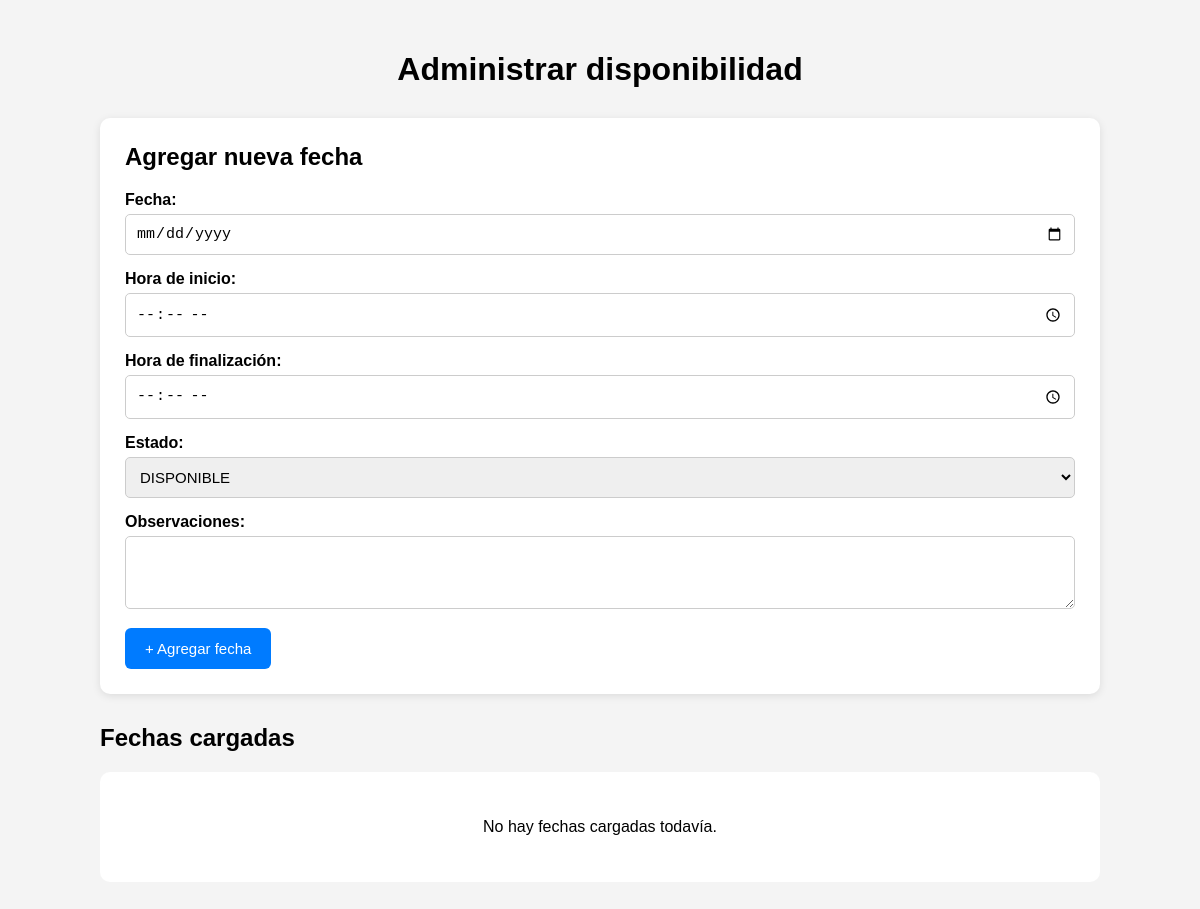
The app's page /admin_disponibilidad.php, older data.
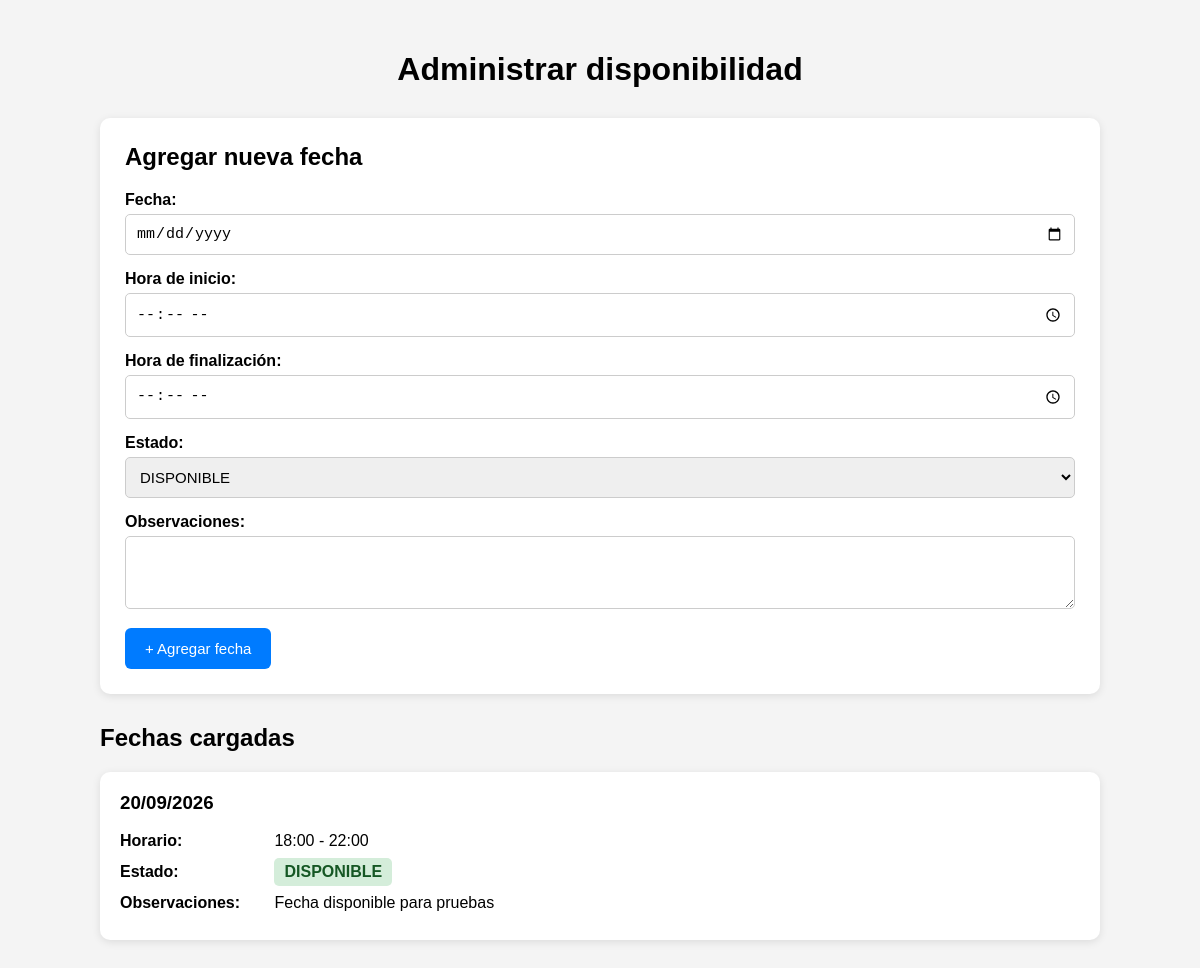
The same page, newer data.
### tables this page shows
CREATE TABLE `disponibilidad` (
  `id_disponibilidad` int NOT NULL AUTO_INCREMENT,
  `fecha` date NOT NULL,
  `hora_inicio` time NOT NULL,
  `hora_fin` time NOT NULL,
  `estado` varchar(30) NOT NULL,
  `observaciones` text,
  PRIMARY KEY (`id_disponibilidad`)
);

### admin_disponibilidad.php (the view, shortened to what this page needs)
<?php
include("conexion.php");
$sql = "SELECT
            id_disponibilidad,
            fecha,
            hora_inicio,
            hora_fin,
            estado,
            observaciones
        FROM disponibilidad
        ORDER BY fecha ASC, hora_inicio ASC";
$resultado = $conexion->query($sql);
?>
<!DOCTYPE html>
<html lang="es">
<head>
</head>
<body>
<div class="contenedor">
    <h1>Administrar disponibilidad</h1>
    <div class="formulario">
        <h2>Agregar nueva fecha</h2>
        <form action="guardar_disponibilidad.php" method="POST">
            <div class="campo">
                <label for="fecha">Fecha:</label>
                <input
                    type="date"
                    id="fecha"
                    name="fecha"
                    required
                >
            </div>
            <div class="campo">
                <label for="hora_inicio">Hora de inicio:</label>
                <input
                    type="time"
                    id="hora_inicio"
                    name="hora_inicio"
                    required
                >
            </div>
            <div class="campo">
                <label for="hora_fin">Hora de finalización:</label>
                <input
                    type="time"
                    id="hora_fin"
                    name="hora_fin"
                    required
                >
            </div>
            <div class="campo">
                <label for="estado">Estado:</label>
                <select
                    id="estado"
                    name="estado"
                    required
                >
                    <option value="DISPONIBLE">
                        DISPONIBLE
                    </option>
                </select>
            </div>
            <div class="campo">
                <label for="observaciones">
                    Observaciones:
                </label>
                <textarea
                    id="observaciones"
                    name="observaciones"
                    rows="3"
                ></textarea>
            </div>
            <button
                type="submit"
                class="boton"
            >
                + Agregar fecha
            </button>
        </form>
    </div>
    <h2>Fechas cargadas</h2>
    <?php if ($resultado->num_rows == 0): ?>
        <div class="sin-fechas">
            <p>
                No hay fechas cargadas todavía.
            </p>
        </div>
    <?php else: ?>
        <?php while ($fecha = $resultado->fetch_assoc()): ?>
            <div class="fecha">
                <h3>
                    <?php
                    echo date(
                        'd/m/Y',
                        strtotime($fecha['fecha'])
                    );
                    ?>
                </h3>
                <div class="dato">
                    <strong>Horario:</strong>
                    <?php
                    echo date(
                        'H:i',
                        strtotime($fecha['hora_inicio'])
                    );
                    ?>
                    -
                    <?php
                    echo date(
                        'H:i',
                        strtotime($fecha['hora_fin'])
                    );
                    ?>
                </div>
                <div class="dato">
                    <strong>Estado:</strong>
                    <?php if ($fecha['estado'] == 'DISPONIBLE'): ?>
                        <span class="estado disponible">
                            DISPONIBLE
                        </span>
                    <?php else: ?>
                        <span class="estado no-disponible">
                            NO DISPONIBLE
                        </span>
                    <?php endif; ?>
                </div>
                <?php if (!empty($fecha['observaciones'])): ?>
                    <div class="dato">
                        <strong>Observaciones:</strong>
                        <?php
                        echo htmlspecialchars(
                            $fecha['observaciones']
                        );
                        ?>
                    </div>
                <?php endif; ?>
            </div>
        <?php endwhile; ?>
    <?php endif; ?>
</div>
</body>
</html>

### admin_disponibilidad.php (style rules this page uses)
body { font-family: Arial, sans-serif; background-color: #f4f4f4; margin: 0; padding: 30px; }
.contenedor { max-width: 1000px; margin: auto; }
h1 { text-align: center; margin-bottom: 30px; }
.formulario { background-color: white; padding: 25px; border-radius: 10px; margin-bottom: 30px; box-shadow: 0 2px 8px rgba(0,0,0,0.1); }
.formulario h2 { margin-top: 0; }
.campo { margin-bottom: 15px; }
.campo label { display: block; font-weight: bold; margin-bottom: 5px; }
.campo input, .campo select, .campo textarea { width: 100%; padding: 10px; box-sizing: border-box; border: 1px solid #ccc; border-radius: 5px; font-size: 15px; }
.campo textarea { resize: vertical; }
.boton { background-color: #007bff; color: white; border: none; padding: 12px 20px; border-radius: 6px; cursor: pointer; font-size: 15px; }
.fecha { background-color: white; border-radius: 10px; padding: 20px; margin-bottom: 15px; box-shadow: 0 2px 8px rgba(0,0,0,0.1); }
.fecha h3 { margin-top: 0; }
.dato { margin: 8px 0; }
.dato strong { display: inline-block; min-width: 150px; }
.estado { display: inline-block; padding: 5px 10px; border-radius: 5px; font-weight: bold; }
.disponible { background-color: #d4edda; color: #155724; }
.sin-fechas { background-color: white; padding: 30px; text-align: center; border-radius: 10px; }

Row changes from the older to the newer data that the page shows:
added disponibilidad: fecha "20/09/2026", hora_inicio "18:00", hora_fin "22:00", estado "DISPONIBLE", observaciones "Fecha disponible para pruebas"
Text that changed along with them:
text no longer shown: "No hay fechas cargadas todavía."
